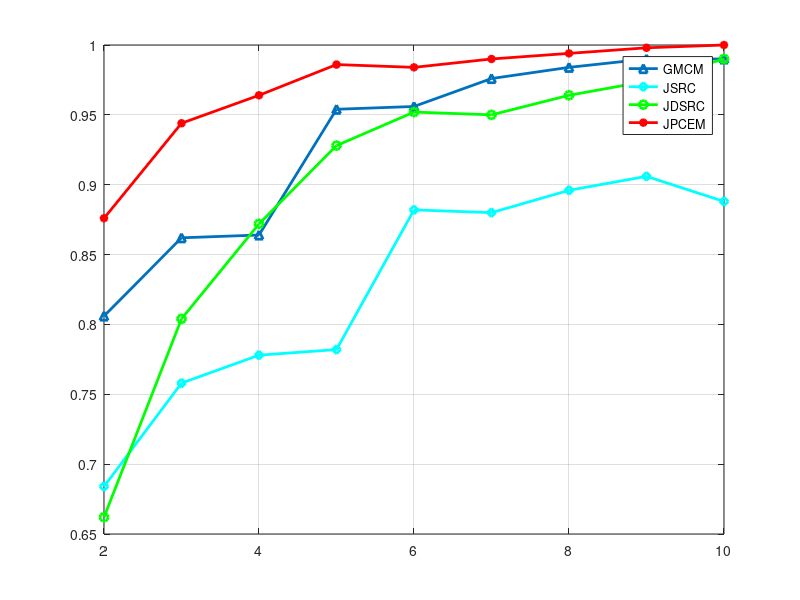

The MATLAB script that drew this image: (Note: this script raises an error after producing the figure.)
%%%%%%% Statistical Comparison results %%%%%%%%%%%%%%%%%%%%
%%%%%%% Author: Xuelu Li %%%%%%%%%%%%%%%%%%%%%%%%%%%%%%%%%%
%%%%%%% Time: 12/18/2017 %%%%%%%%%%%%%%%%%%%%%%%%%%%%%%%%%%
%%%%%%% Algorithms include: 
%%%%%%% Graph-based Multiview Classification Method (GMCM)
%%%%%%% Joint SRC method (JSRC)
%%%%%%% Joint Dynamic SRC method (JDSRC)
%%%%%%% Joint SRC method (JSRC)
%%%%%%% Joint Prior and Coefficient Estimation Method (JPCEM)


clear all;
close all;

load AccDiffViews.mat;
load AccNormal.mat;
load AccDiffTrain.mat;

%% Different training size %%
N_train = 2:10;
figure;
plot(N_train,AccDiffTrain(2:10,1),'^-','LineWidth',2);
hold on;
plot(N_train,AccDiffTrain(2:10,2),'cd-','LineWidth',2);
plot(N_train,AccDiffTrain(2:10,4),'go-','LineWidth',2);
plot(N_train,AccDiffTrain(2:10,3),'r*-','LineWidth',2);
grid on;
Tr = legend('GMCM','JSRC','JDSRC','JPCEM','Location','best');
Tr.FontSize = 15;
Tr.FontWeight = 'bold';
xlabel('No. of training images per class per view','FontSize',10,'FontWeight','bold','Color','k');
ylabel('Classification Accuracy','FontSize',10,'FontWeight','bold','Color','k');


%% Exploring selection bias %%
[mu1,sigma1] = normfit(AccNormal(:,1));
[mu2,sigma2] = normfit(AccNormal(:,2));
[mu4,sigma4] = normfit(AccNormal(:,4));
[mu3,sigma3] = normfit(AccNormal(:,3));
x = 0.65:0.001:1.02;
pd1 = fitdist(AccNormal(:,1),'Normal');
pd2 = fitdist(AccNormal(:,2),'Normal');
pd4 = fitdist(AccNormal(:,4),'Normal');
pd3 = fitdist(AccNormal(:,3),'Normal');

norm1 = pdf(pd1,x);
norm2 = pdf(pd2,x);
norm4 = pdf(pd4,x);
norm3 = pdf(pd3,x);

figure,
plot(x,norm1/100,'LineWidth',2);
hold on;
plot(x,norm2/100,'c','LineWidth',2);
plot(x,norm4/100,'g','LineWidth',2);
plot(x,norm3/100,'r','LineWidth',2);

Tn = legend('GMCM','JSRC','JDSRC','JPCEM','Location','best');
Tn.FontSize = 15;
Tn.FontWeight = 'bold';
xlabel('Accuracy','FontSize',10,'FontWeight','bold','Color','k');
ylabel('Normal distribution','FontSize',10,'FontWeight','bold','Color','k');
axis([0.65 1.01 0 0.69]);

%% Different views %%
app = AccDiffViews;
figure,
c = {'1 view';'2 views';'3 views';'4 views';'5 views'};
x = [1:5];
bar(x,app);
set(gca, 'FontSize', 10);
set(gca,'XTickLabel',c,'FontWeight','bold');
Tv = legend('GMCM','JSRC','JPCEM','JDSRC','Location','best');
Tv.FontSize = 15;
Tv.FontWeight = 'bold';
